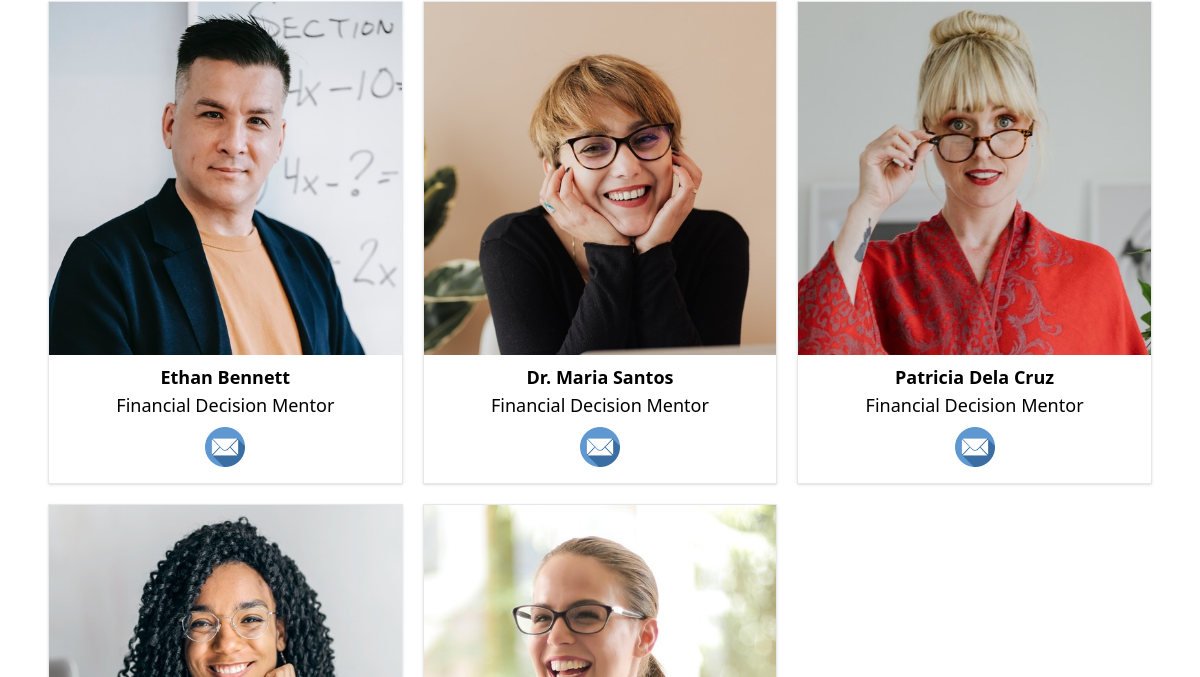
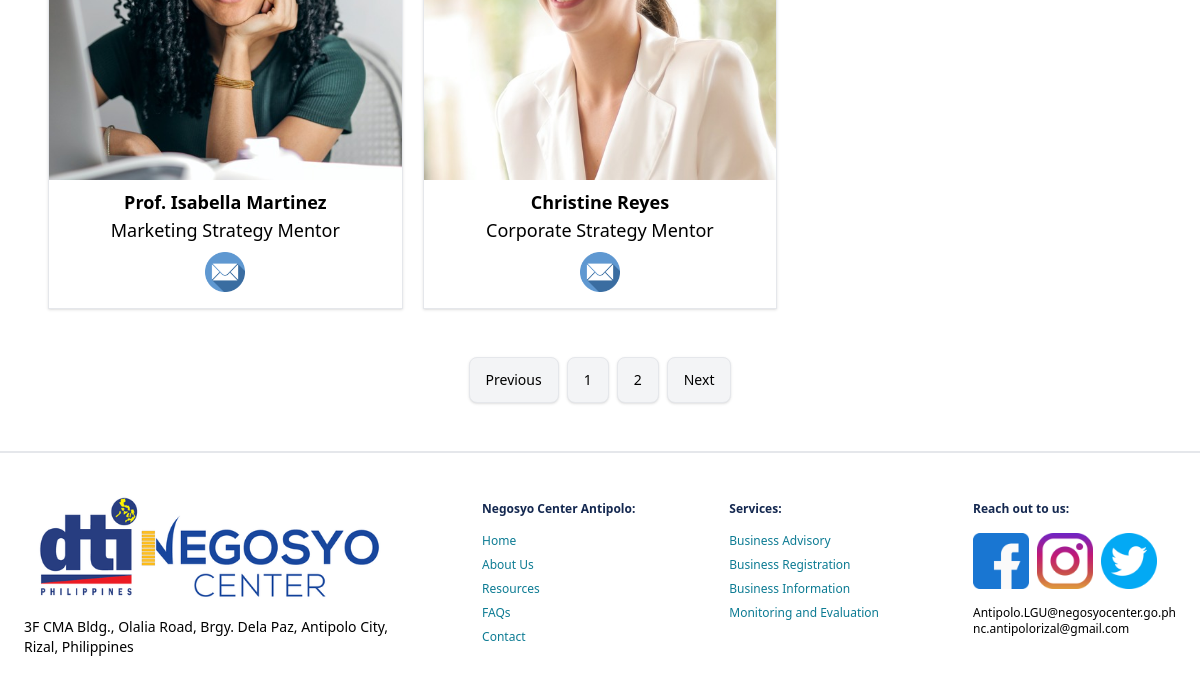
Before: /business_advisory/ (lower part) with the older database file (2 pictures, top to bottom).
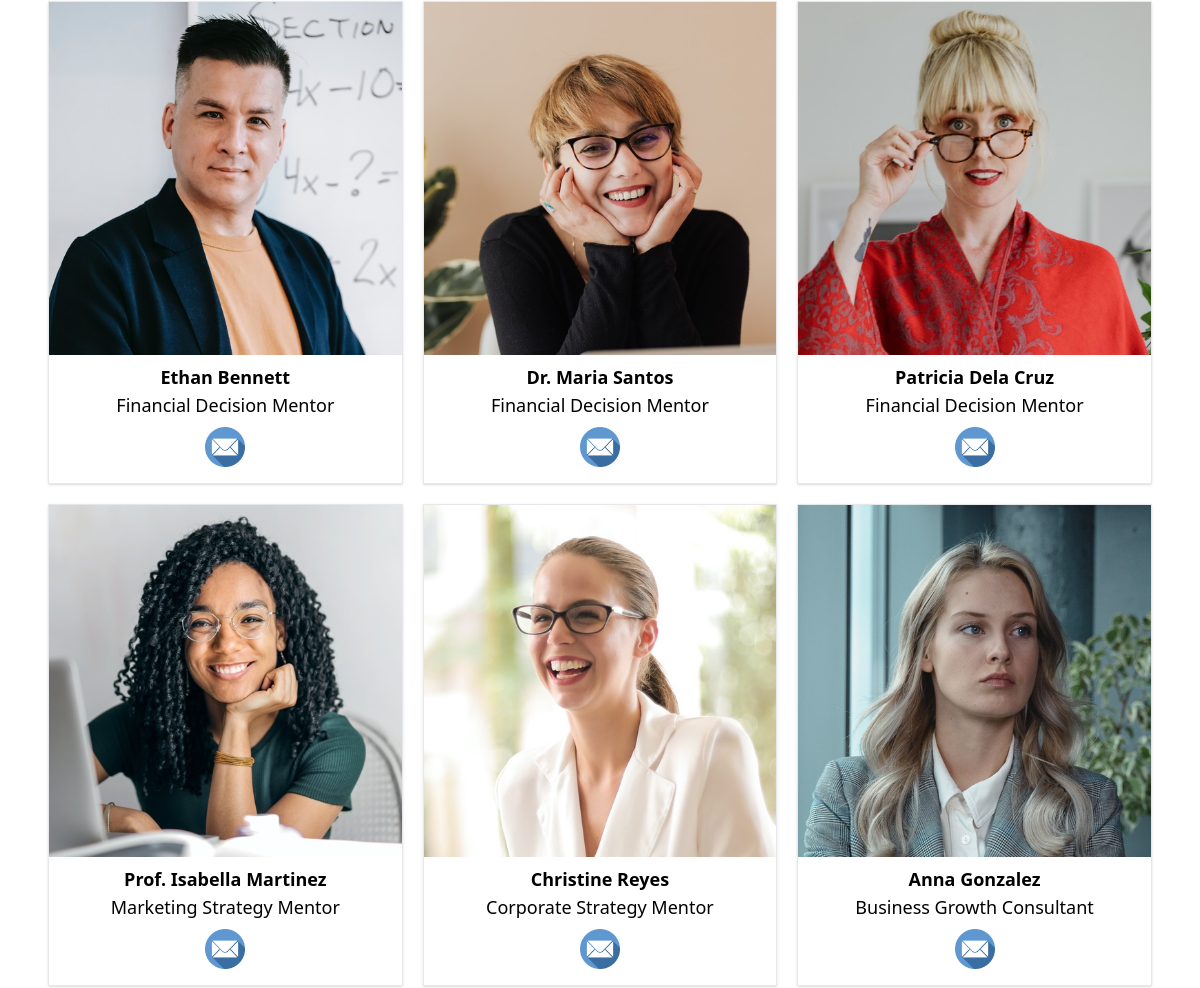
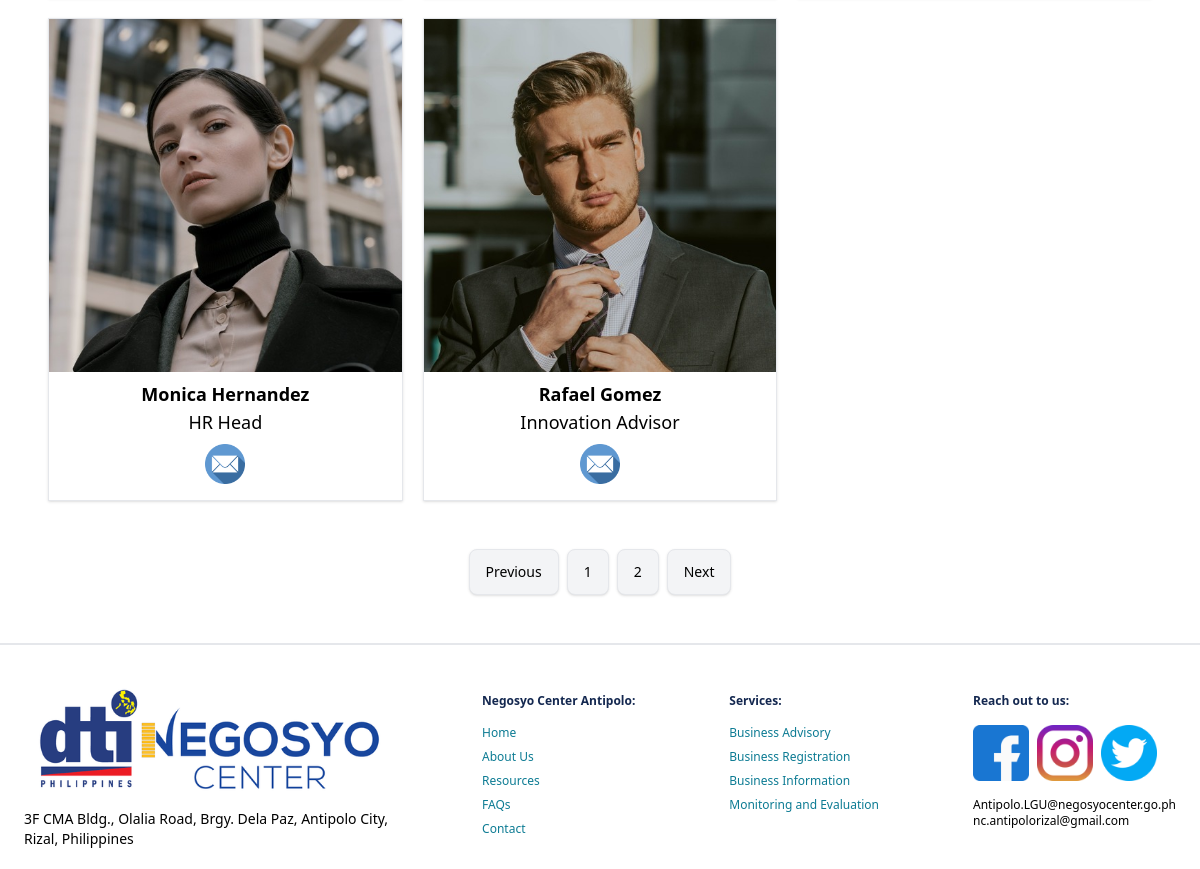
After: the same page with the newer database file (2 pictures, top to bottom).
### nc_app/models.py (models this page shows, shortened)
class Expert(models.Model):
    name = models.CharField(max_length=200)
    id_name = models.CharField(max_length=200)
    position = models.CharField(max_length=200)
    company = models.CharField(max_length=200)
    expertise = models.CharField(max_length=200)
    email = models.EmailField(max_length=200)
    image = models.ImageField(upload_to='experts', blank=True, null=True)
    availability = models.CharField(max_length=200, blank=True, null=True)

### nc_app/views.py (the view)
# urls.py: path('business_advisory/', views.advisory, name='advisory'),
def advisory(request):
    experts = Expert.objects.all()
    filter_value = request.GET.get('filter')
    if filter_value:
        experts = experts.filter(expertise__contains=filter_value)
    content = {
        'page_title': 'Business Advisory',
        'experts': experts,
        'selected_filter': filter_value
    }
    return render(request, 'advisory.html', content)

### templates/advisory.html (shortened to what this page needs)
{% extends "base.html" %}
{% load static %}
{% block pageContent %}
   <section id="">
        <div class="items-center max-w-4xl mx-auto px-6 my-12 space-x-0 lg:items-start lg:max-w-6xl">
            <div class="mx-auto mt-8">
                <div class="container-advisory flex flex-wrap justify-start gap-5">
                    {% for expert in experts %}
                    <div class="border space-y-2 shadow">
                      <a href="/expert_mentor/{{expert.id_name}}">
                        <img src="{{expert.image.url}}" alt="email-icon">
                      </a>
                      <div class="text-lg text-center mt-2">
                        <p class="font-bold">{{ expert.name }}</p>
                        <p class="text-center">{{ expert.position }}</p>
                      </div>
                      <div class="h-auto w-10 mx-auto pb-4">
                        <a href="mailto:{{expert.email}}">
                          <img src="{% static 'img/contacts/email-blue.png' %}" alt="email-icon">
                        </a>
                      </div>
                    </div>
                    {% empty %}
                    <p>No expert/s found.</p>
                    {% endfor %}
                </div>
            </div>
            <div class="mt-12">
                <div class="flex justify-center space-x-2 mx-auto">
                    <p id="page" class="border px-4 py-3 shadow rounded-lg text-sm bg-gray-100">Previous</p>
                    <p id="page" class="border px-4 py-3 shadow rounded-lg text-sm bg-gray-100">1</p>
                    <p id="page" class="border px-4 py-3 shadow rounded-lg text-sm bg-gray-100">2</p>
                    <p id="page" class="border px-4 py-3 shadow rounded-lg text-sm bg-gray-100">Next</p>
                </div>
            </div>
        </div>
    </section>
{% endblock pageContent %}

Changed rows visible on the page:
added Expert: image (picture), name "Anna Gonzalez", position "Business Growth Consultant"
added Expert: image (picture), name "Monica Hernandez", position "HR Head"
added Expert: image (picture), name "Rafael Gomez", position "Innovation Advisor"
